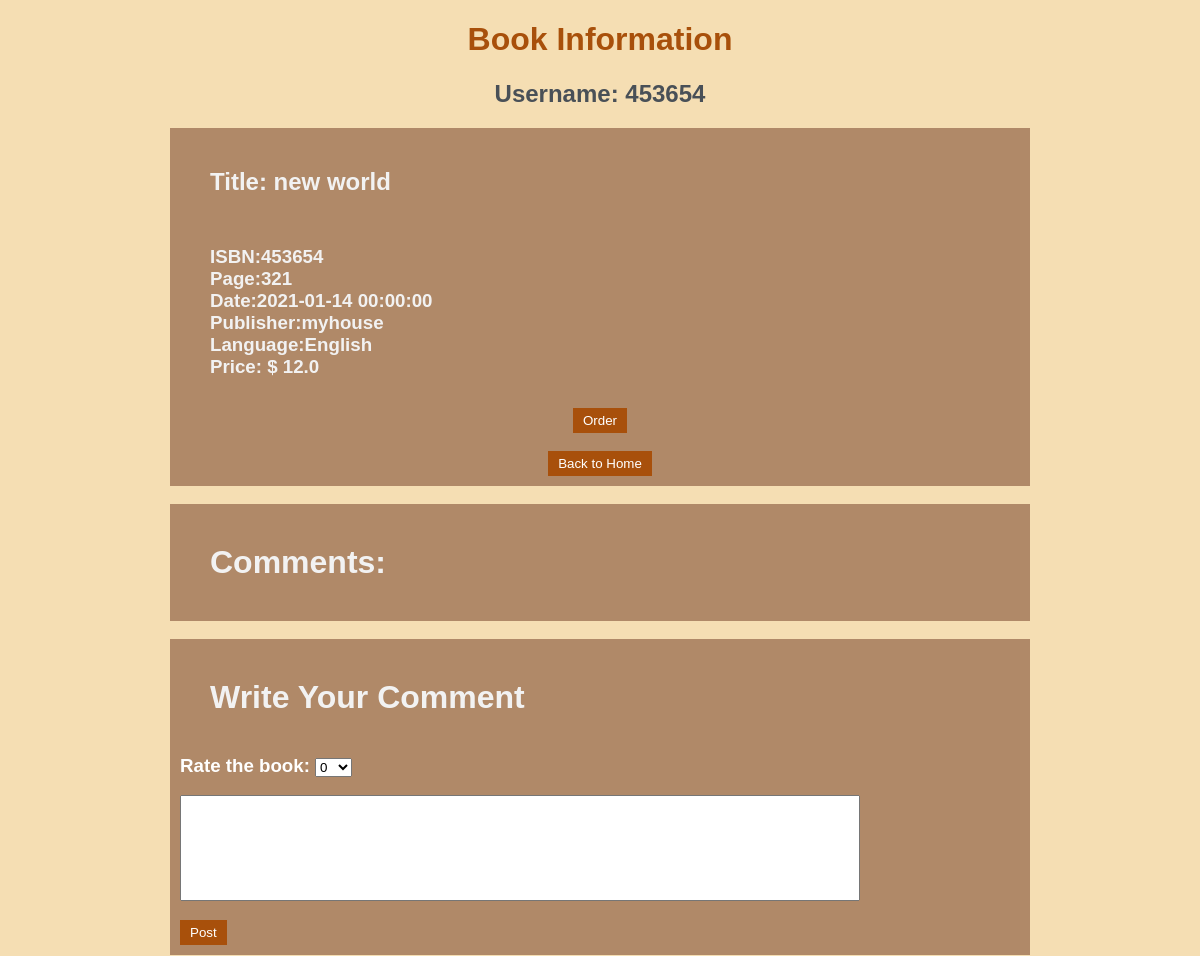
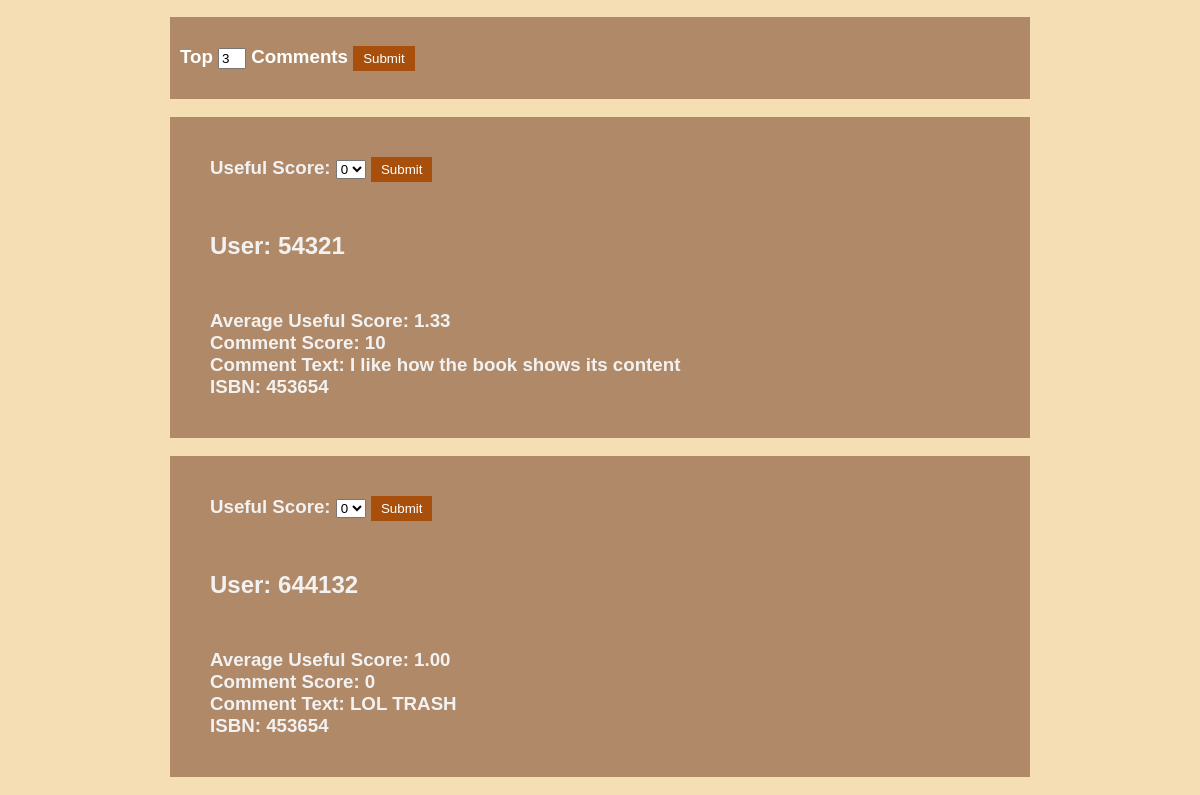
/oneBook/453654/453654, run on the app's committed database (2 pictures, top to bottom).
### app.py (models this page shows)
class Book(db.Model):
    ISBN = db.Column(db.Integer,nullable=False,primary_key=True)
    title = db.Column(db.String(30),nullable=False)
    page = db.Column(db.Integer)
    date = db.Column(db.DateTime,nullable=False, default=datetime.utcnow)
    publisher = db.Column(db.String(30), nullable=False)
    language = db.Column(db.String(30),nullable=False,default="English")
    stock = db.Column(db.Integer,nullable=False)
    price = db.Column(db.Float,nullable=False)

class Comment(db.Model):
    __tablename__ = 'comment'
    comment = db.Column(db.Integer,primary_key=True)
    ISBN = db.Column(db.Integer,db.ForeignKey('book.ISBN', ondelete='CASCADE'),nullable=False)
    username = db.Column(db.String(20),db.ForeignKey('user.username', ondelete='CASCADE'),nullable=False)
    text = db.Column(db.String(100))
    usefulscore = db.Column(db.Integer,default=1)
    comsocore = db.Column(db.Integer,default=5)
    __table_args__ = (
    db.UniqueConstraint(
        ISBN, username
        ),
    )

### app.py (the view)
@app.route('/oneBook/<isbn>/<id>',methods=['POST','GET'])
def oneBook(isbn,id):
    topn=len(Comment.query.all())
    if request.method=='POST':
        topn=int(request.form['topcom'])
    book=Book.query.get_or_404(isbn)
    comments=Comment.query.order_by(Comment.usefulscore.desc()).limit(topn).all()
    return render_template("singleBook.html",nbook=book,user=id,allcom=comments,top=len(comments))

### templates/singleBook.html (shortened to what this page needs)
{% extends "base.html" %}
{% block body %}
<h1 id=top>Book Information</h1>
<h2 id=top>Username: {{user}}</h2>
<div class=bookinfo>
        <h2 id=eachb>Title: {{nbook.title}}</h2>
        <h3 id=eachb>
        ISBN:{{nbook.ISBN}}<br>
        Page:{{nbook.page}}<br>
        Date:{{nbook.date}}<br>
        Publisher:{{nbook.publisher}}<br>
        Language:{{nbook.language}}<br>
        Price: &#36 {{nbook.price}}
        </h3>
        <div class="toIndex"><form action='/order/{{nbook.ISBN}}/{{user}}'>
        <input class="viewbutton" type="submit" value="Order"></form>
        </div><br>
        <div class="toIndex"><form action='/main/{{user}}' >
            <input class="viewbutton" type="submit" value="Back to Home"></form></div>
</div>
<br>
<div class=bookinfo><h1 id=eachb>Comments:</h1></div><br>
<div class=bookinfo><h1 id=eachb>Write Your Comment</h1>
    <form action='/addcomment/{{user}}/{{nbook.ISBN}}' method="POST">
        <h3 style="color: white;">
        Rate the book:
        <select name="cscore" id="comment">
            <option value="0">0</option>
        </select>
    </h3>
        <h3><input class='comment' type="text" name="text"></h3>
        <input class="viewbutton" type="submit" value="Post">
    </form>
</div>
<br>
<div class=bookinfo>
    <form action='/oneBook/{{nbook.ISBN}}/{{user}}' method="POST">
        <h3 style="color: white;">Top <input class=topn type="numer" name="topcom" value=3> Comments
            <input class="viewbutton" type="submit" value="Submit"></h3>
    </form>
</div>
<br>
{%if allcom != None %}
    {%for comment in allcom%}
        {%if comment.ISBN==nbook.ISBN%}
    <div class=bookinfo>
        {%if user!=comment.username%}
        <form action='/adduseful/{{comment.comment}}/{{nbook.ISBN}}/{{user}}' method="POST">
            <h3 id=eachb>Useful Score:
            <select name="uscore" id="comment">
                <option value="0">0</option>
            </select>
            <input class="viewbutton" type="submit" value="Submit">
            </h3>
        </form>
        {%endif%}
        <h2 id=eachb>User: {{comment.username}}</h2>
        <h3 id=eachb>
        Average Useful Score: {{"%.2f"|format(comment.usefulscore)}}<br>
        Comment Score: {{comment.comsocore}}<br>
        Comment Text: {{comment.text}}<br>
        ISBN: {{comment.ISBN}}
        </h3>
    </div><br>
        {%endif%}
    {%endfor%}
{%else%}
<div class=bookinfo>
    <h2 id=eachb>No Comments yet!</h2>
</div><br>
{%endif%}
{% endblock %}

### static/css/main.css (style rules this page uses)
body { margin:0; font-family: sans-serif; background-color: wheat; }
h1 { font-family:'Gill Sans', 'Gill Sans MT', Calibri, 'Trebuchet MS', sans-serif ; color: #A8500B; }
h2 { color:#495057; }
h3 { color:#495057; }
.bookinfo { margin: auto; width: 70%; padding: 10px; background-color: #b08968; }
#eachb { margin: 10px; padding:20px; color: #f2f2f2; }
.toIndex { display: flex; justify-content: center; text-align: center; }
#top { text-align: center; }
.comment { width: 80%; height: 100px; }
.viewbutton { background-color: #A8500B; border: none; color: white; padding: 5px 10px; text-align: center; text-decoration: none; display: inline-block; }
.topn { width: 20px; }

### data on the page
Book: title "new world", ISBN "453654", page "321", date "2021-01-14 00:00:00", publisher "myhouse", language "English", price "12.0"
Comment: username "54321", usefulscore "1.33", comsocore "10", text "I like how the book shows its content", ISBN "453654"
Comment: username "644132", usefulscore "1.00", comsocore "0", text "LOL TRASH", ISBN "453654"

### other printed values
{{ user }} "453654"
